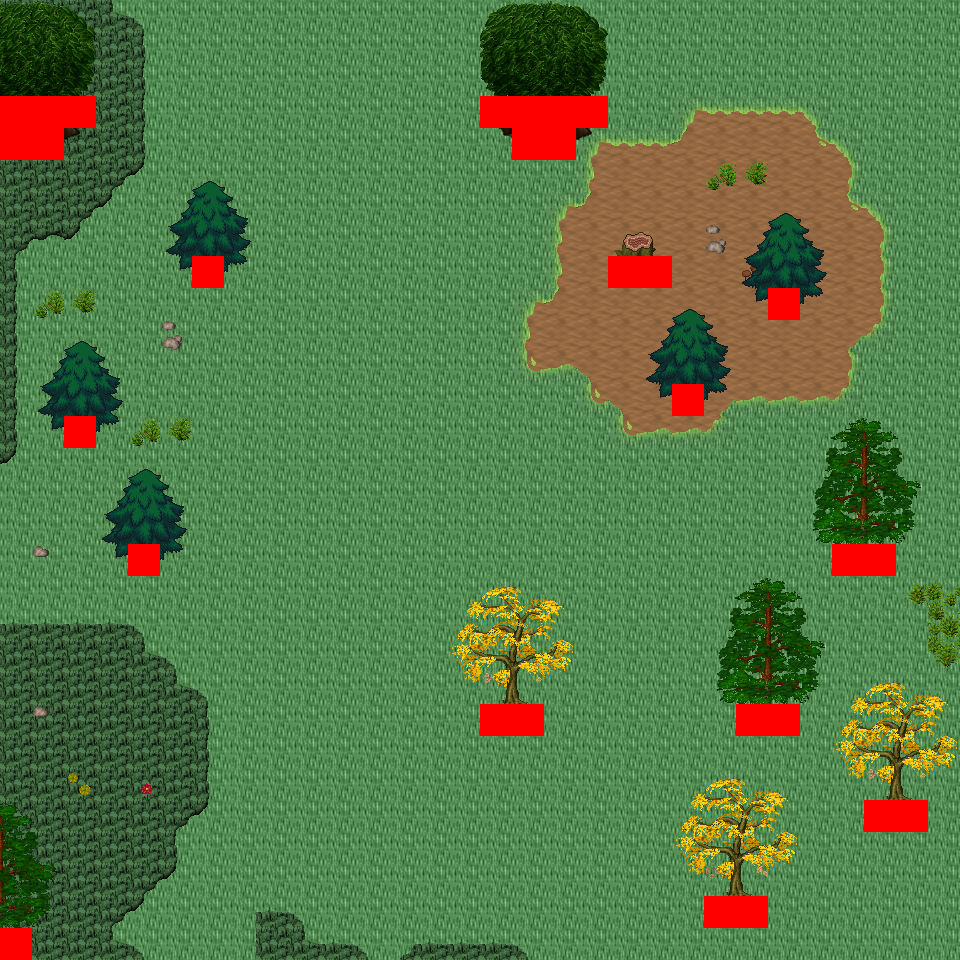

A level layout from a 2D game, rendered from its tile map. Below: a short description, then the map file with tile-grid data replaced by summaries:
An orthogonal 30x30 tile map with 32x32 px tiles, 6 tile layers (Ground, Object, Object2, Above, ...), 33 tilesets and 4 objects (4x mapExit).

<map version="1.0" orientation="orthogonal" renderorder="right-down" width="30" height="30" tilewidth="32" tileheight="32" nextobjectid="5">
  <tileset firstgid="1" name="tileset_logic_collision" tilewidth="32" tileheight="32" tilecount="1" columns="1">
    <image source="../drawable/tileset_logic_collision.png" width="32" height="32" />
  </tileset>
  <tileset firstgid="2" name="tileset_ground_ground" tilewidth="32" tileheight="32" tilecount="33" columns="3">
    <image source="../drawable/tileset_ground_ground.png" width="96" height="352" />
  </tileset>
  <tileset firstgid="35" name="tileset_building_house_3" tilewidth="32" tileheight="32" tilecount="48" columns="6">
    <image source="../drawable/tileset_building_house_3.png" width="192" height="256" />
  </tileset>
  <tileset firstgid="83" name="tileset_building_house_chalet" tilewidth="32" tileheight="32" tilecount="56" columns="7">
    <image source="../drawable/tileset_building_house_chalet.png" width="224" height="256" />
  </tileset>
  <tileset firstgid="139" name="tileset_terrain_grassland" tilewidth="32" tileheight="32" tilecount="88" columns="8">
    <image source="../drawable/tileset_terrain_grassland.png" width="256" height="352" />
  </tileset>
  <tileset firstgid="227" name="tileset_ground_grass_edges" tilewidth="32" tileheight="32" tilecount="36" columns="12">
    <image source="../drawable/tileset_ground_grass_edges.png" width="384" height="96" />
  </tileset>
  <tileset firstgid="263" name="tileset_ground_grass_corners" tilewidth="32" tileheight="32" tilecount="24" columns="6">
    <image source="../drawable/tileset_ground_grass_corners.png" width="192" height="128" />
  </tileset>
  <tileset firstgid="287" name="tileset_ground_grass_2" tilewidth="32" tileheight="32" tilecount="21" columns="3">
    <image source="../drawable/tileset_ground_grass_2.png" width="96" height="224" />
  </tileset>
  <tileset firstgid="308" name="tileset_plant_tree_fall_trees" tilewidth="32" tileheight="32" tilecount="40" columns="8">
    <image source="../drawable/tileset_plant_tree_fall_trees.png" width="256" height="160" />
  </tileset>
  <tileset firstgid="348" name="tileset_plant_tree_pine_tree" tilewidth="32" tileheight="32" tilecount="20" columns="4">
    <image source="../drawable/tileset_plant_tree_pine_tree.png" width="128" height="160" />
  </tileset>
  <tileset firstgid="368" name="tileset_plant_tree_pine_tree_1" tilewidth="32" tileheight="32" tilecount="20" columns="4">
    <image source="../drawable/tileset_plant_tree_pine_tree_1.png" width="128" height="160" />
  </tileset>
  <tileset firstgid="388" name="tileset_plant_tree_tree_darkgreen" tilewidth="32" tileheight="32" tilecount="88" columns="8">
    <image source="../drawable/tileset_plant_tree_tree_darkgreen.png" width="256" height="352" />
  </tileset>
  <tileset firstgid="476" name="tileset_plant_tree_evergreen" tilewidth="32" tileheight="32" tilecount="36" columns="3">
    <image source="../drawable/tileset_plant_tree_evergreen.png" width="96" height="384" />
  </tileset>
  <tileset firstgid="512" name="tileset_plant_tree_dead_tree_3" tilewidth="32" tileheight="32" tilecount="16" columns="4">
    <image source="../drawable/tileset_plant_tree_dead_tree_3.png" width="128" height="128" />
  </tileset>
  <tileset firstgid="528" name="tileset_plant_stump_hollow_logs" tilewidth="32" tileheight="32" tilecount="6" columns="3">
    <image source="../drawable/tileset_plant_stump_hollow_logs.png" width="96" height="64" />
  </tileset>
  <tileset firstgid="534" name="tileset_plant_stump_stump_purple" tilewidth="32" tileheight="32" tilecount="4" columns="2">
    <image source="../drawable/tileset_plant_stump_stump_purple.png" width="64" height="64" />
  </tileset>
  <tileset firstgid="538" name="tileset_plant_leaves" tilewidth="32" tileheight="32" tilecount="8" columns="4">
    <image source="../drawable/tileset_plant_leaves.png" width="128" height="64" />
  </tileset>
  <tileset firstgid="546" name="tileset_building_door_brown_door" tilewidth="32" tileheight="32" tilecount="3" columns="1">
    <image source="../drawable/tileset_building_door_brown_door.png" width="32" height="96" />
  </tileset>
  <tileset firstgid="549" name="tileset_item_pot_barrel_with_flower" tilewidth="32" tileheight="32" tilecount="2" columns="2">
    <image source="../drawable/tileset_item_pot_barrel_with_flower.png" width="64" height="32" />
  </tileset>
  <tileset firstgid="551" name="tileset_ground_rock_pebbles" tilewidth="32" tileheight="32" tilecount="3" columns="1">
    <image source="../drawable/tileset_ground_rock_pebbles.png" width="32" height="96" />
  </tileset>
  <tileset firstgid="554" name="tileset_plant_mushroom3" tilewidth="32" tileheight="32" tilecount="2" columns="2">
    <image source="../drawable/tileset_plant_mushroom3.png" width="64" height="32" />
  </tileset>
  <tileset firstgid="556" name="tileset_plant_bush_large_green" tilewidth="32" tileheight="32" tilecount="9" columns="3">
    <image source="../drawable/tileset_plant_bush_large_green.png" width="96" height="96" />
  </tileset>
  <tileset firstgid="565" name="tileset_plant_flower_daisy_blue" tilewidth="32" tileheight="32" tilecount="8" columns="2">
    <image source="../drawable/tileset_plant_flower_daisy_blue.png" width="64" height="128" />
  </tileset>
  <tileset firstgid="573" name="tileset_plant_flower_daisy_red" tilewidth="32" tileheight="32" tilecount="8" columns="2">
    <image source="../drawable/tileset_plant_flower_daisy_red.png" width="64" height="128" />
  </tileset>
  <tileset firstgid="581" name="tileset_plant_flower_daisy_white" tilewidth="32" tileheight="32" tilecount="8" columns="2">
    <image source="../drawable/tileset_plant_flower_daisy_white.png" width="64" height="128" />
  </tileset>
  <tileset firstgid="589" name="tileset_plant_flower_daisy_yellow" tilewidth="32" tileheight="32" tilecount="8" columns="2">
    <image source="../drawable/tileset_plant_flower_daisy_yellow.png" width="64" height="128" />
  </tileset>
  <tileset firstgid="597" name="tileset_plant_flower_stone_edge_beds" tilewidth="32" tileheight="32" tilecount="24" columns="8">
    <image source="../drawable/tileset_plant_flower_stone_edge_beds.png" width="256" height="96" />
  </tileset>
  <tileset firstgid="621" name="tileset_logic_creature_human_evil" tilewidth="32" tileheight="32" tilecount="16" columns="8">
    <image source="../drawable/tileset_logic_creature_human_evil.png" width="256" height="64" />
  </tileset>
  <tileset firstgid="637" name="tileset_logic_creature_animal" tilewidth="32" tileheight="32" tilecount="32" columns="8">
    <image source="../drawable/tileset_logic_creature_animal.png" width="256" height="128" />
  </tileset>
  <tileset firstgid="669" name="tileset_ground_tall_grass" tilewidth="32" tileheight="32" tilecount="15" columns="5">
    <image source="../drawable/tileset_ground_tall_grass.png" width="160" height="96" />
  </tileset>
  <tileset firstgid="684" name="tileset_logic_creature_reptile" tilewidth="32" tileheight="32" tilecount="7" columns="7">
    <image source="../drawable/tileset_logic_creature_reptile.png" width="224" height="32" />
  </tileset>
  <tileset firstgid="691" name="tileset_logic_creature_fowl" tilewidth="32" tileheight="32" tilecount="6" columns="6">
    <image source="../drawable/tileset_logic_creature_fowl.png" width="192" height="32" />
  </tileset>
  <tileset firstgid="697" name="tileset_object_stone_well" tilewidth="32" tileheight="32" tilecount="6" columns="2">
    <image source="../drawable/tileset_object_stone_well.png" width="64" height="96" />
  </tileset>
  <layer name="Ground" width="30" height="30">
    <data>[900 cells, 900 non-empty, 3 distinct tile ids]</data>
  </layer>
  <layer name="Object" width="30" height="30">
    <data>[900 cells, 110 non-empty, 28 distinct tile ids]</data>
  </layer>
  <layer name="Object2" width="30" height="30">
    <data>[900 cells, 54 non-empty, 28 distinct tile ids]</data>
  </layer>
  <layer name="Above" width="30" height="30">
    <data>[900 cells, 102 non-empty, 38 distinct tile ids]</data>
  </layer>
  <layer name="Above2" width="30" height="30">
    <data>[900 cells, 49 non-empty, 25 distinct tile ids]</data>
  </layer>
  <layer name="Walkable" width="30" height="30">
    <data>[900 cells, 29 non-empty, 1 distinct tile ids]</data>
  </layer>
  <objectgroup name="MapEvents">
    <object id="1" name="north" type="mapExit" x="0" y="0" width="960" height="32">
      <properties>
        <property name="map" value="level_0_x21_y10" />
        <property name="x" value="0" />
        <property name="y" value="28" />
      </properties>
    </object>
    <object id="2" name="south" type="mapExit" x="32" y="928" width="928" height="32">
      <properties>
        <property name="map" value="level_0_x21_y12" />
        <property name="x" value="1" />
        <property name="y" value="1" />
      </properties>
    </object>
    <object id="3" name="west" type="mapExit" x="0" y="0" width="32" height="96">
      <properties>
        <property name="map" value="level_0_x20_y11" />
        <property name="x" value="28" />
        <property name="y" value="0" />
      </properties>
    </object>
    <object id="4" name="west2" type="mapExit" x="0" y="160" width="32" height="768">
      <properties>
        <property name="map" value="level_0_x20_y11" />
        <property name="x" value="28" />
        <property name="y" value="5" />
      </properties>
    </object>
  </objectgroup>
</map>
